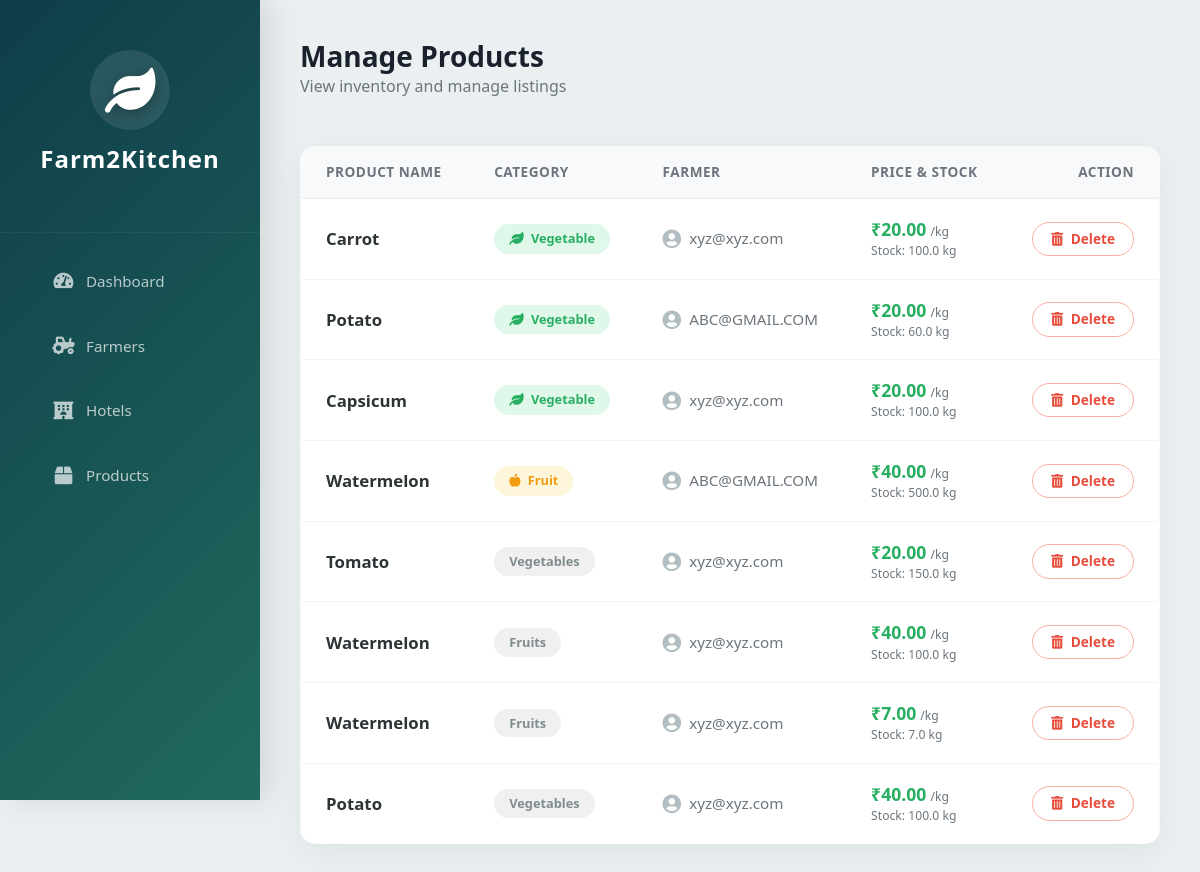
/dashboard/, run on the app's committed database.
### pages/models.py (models this page shows, shortened)
class Product(models.Model):
    CATEGORY_CHOICES = (('Veg', 'Vegetables'), ('Fruit', 'Fruits'), ('Grain', 'Grains'), ('Dairy', 'Dairy'))
    farmer = models.ForeignKey(User, on_delete=models.CASCADE, related_name='products', default="True")
    name = models.CharField(max_length=100)
    category = models.CharField(max_length=50, choices=CATEGORY_CHOICES, default='')
    price_per_kg = models.DecimalField(max_digits=10, decimal_places=2, default=0.00)
    quantity_available = models.FloatField(default=0.0) # in kg
    is_active = models.BooleanField(default=True) # Admin can hide product

### pages/views.py (the view)
# urls.py: path('dashboard/', dashboard_view, name='dashboard'),
def dashboard_view(request):
    products_list = Product.objects.all()
    context = {
        "products": products_list,
    }
    return render(request, "pages/manage_products.html", context)

### pages/templates/pages/manage_products.html (shortened to what this page needs)
<!DOCTYPE html>
<html lang="en">
<head>
    <link rel="stylesheet" href="https://stackpath.bootstrapcdn.com/bootstrap/4.5.2/css/bootstrap.min.css">
    <link rel="stylesheet" href="https://cdnjs.cloudflare.com/ajax/libs/font-awesome/5.15.4/css/all.min.css">
</head>
<body>
    <div class="sidebar">
        <div class="brand-logo">
            <div class="logo-icon"><i class="fas fa-leaf"></i></div>
            <h4 style="font-weight: 700; letter-spacing: 1px;">Farm2Kitchen</h4>
        </div>
        <a href="{% url 'admin_dashboard' %}" class="{% if request.resolver_match.url_name == 'admin_dashboard' %}active{% endif %}">
            <i class="fas fa-tachometer-alt"></i> Dashboard
        </a>
        <a href="{% url 'manage_farmers' %}" class="{% if request.resolver_match.url_name == 'manage_farmers' %}active{% endif %}">
            <i class="fas fa-tractor"></i> Farmers
        </a>
        <a href="{% url 'manage_hotels' %}" class="{% if request.resolver_match.url_name == 'manage_hotels' %}active{% endif %}">
            <i class="fas fa-hotel"></i> Hotels
        </a>
        <a href="{% url 'manage_products' %}" class="{% if request.resolver_match.url_name == 'manage_products' %}active{% endif %}">
            <i class="fas fa-box"></i> Products
        </a>
    </div>
    <div class="main-content">
        <div class="d-flex justify-content-between align-items-center mb-5">
            <div>
                <h3 style="font-weight: 800; color: #1a202c; margin:0;">Manage Products</h3>
                <p class="text-muted m-0">View inventory and manage listings</p>
            </div>
        </div>
        <div class="table-container">
            <table class="table table-hover mb-0">
                <thead>
                    <tr>
                        <th>Product Name</th>
                        <th>Category</th>
                        <th>Farmer</th>
                        <th>Price & Stock</th>
                        <th class="text-right">Action</th>
                    </tr>
                </thead>
                <tbody>
                    {% for product in products %}
                    <tr>
                        <td>
                            <strong style="font-size: 1.05rem; color: #2d3436;">{{ product.name }}</strong>
                        </td>
                        <td>
                            {% if product.category == 'Veg' %}
                                <span class="badge badge-pill badge-soft-success"><i class="fas fa-leaf mr-1"></i> Vegetable</span>
                            {% elif product.category == 'Fruit' %}
                                <span class="badge badge-pill badge-soft-warning"><i class="fas fa-apple-alt mr-1"></i> Fruit</span>
                            {% elif product.category == 'Dairy' %}
                                <span class="badge badge-pill badge-soft-info"><i class="fas fa-cheese mr-1"></i> Dairy</span>
                            {% else %}
                                <span class="badge badge-pill badge-soft-secondary">{{ product.category }}</span>
                            {% endif %}
                        </td>
                        <td>
                            <div class="d-flex align-items-center text-muted">
                                <i class="fas fa-user-circle mr-2" style="font-size: 1.2rem; color: #b2bec3;"></i>
                                {{ product.farmer.username }}
                            </div>
                        </td>
                        <td>
                            <div style="line-height: 1.2;">
                                <strong style="color: #27ae60; font-size: 1.1rem;">₹{{ product.price_per_kg }}</strong> <small class="text-muted">/kg</small><br>
                                <small class="text-secondary">Stock: {{ product.quantity_available }} kg</small>
                            </div>
                        </td>
                        <td class="text-right">
                            <a href="{% url 'delete_product' product.id %}"
                               class="btn btn-delete"
                               onclick="return confirm('Remove this product listing?');">
                                <i class="fas fa-trash-alt mr-1"></i> Delete
                            </a>
                        </td>
                    </tr>
                    {% empty %}
                    <tr><td colspan="5" class="text-center py-5 text-muted">No products listing found.</td></tr>
                    {% endfor %}
                </tbody>
            </table>
        </div>
    </div>
</body>
</html>

### pages/templates/pages/manage_products.html (style rules this page uses)
:root { --primary-green: #2ecc71; --sidebar-width: 260px; --sidebar-gradient: linear-gradient(135deg, #0f3d4a 0%, #206a5d 100%); --bg-light: #eaeff1; --card-radius: 20px; --btn-radius: 50px; }
body { background-color: var(--bg-light); font-family: 'Segoe UI', Roboto, sans-serif; color: #444; overflow-x: hidden; }
.sidebar { height: 100vh; width: var(--sidebar-width); position: fixed; top: 0; left: 0; background: var(--sidebar-gradient); color: white; box-shadow: 10px 0 30px rgba(0,0,0,0.1); z-index: 1000; padding-top: 20px; }
.brand-logo { text-align: center; padding: 30px 20px 50px 20px; border-bottom: 1px solid rgba(255,255,255,0.05); margin-bottom: 20px; }
.logo-icon { font-size: 45px; color: #fff; margin-bottom: 10px; text-shadow: 0 4px 15px rgba(0,0,0,0.3); background: rgba(255,255,255,0.1); width: 80px; height: 80px; line-height: 80px; border-radius: 50%; margin: 0 auto 15px auto; backdrop-filter: blur(5px); }
.sidebar a { padding: 16px 30px; display: flex; align-items: center; color: rgba(255,255,255,0.7); text-decoration: none; transition: all 0.3s cubic-bezier(0.25, 0.8, 0.25, 1); margin: 8px 20px; border-radius: var(--btn-radius); font-size: 0.95rem; font-weight: 500; border: 1px solid transparent; }
.sidebar a i { width: 25px; text-align: center; margin-right: 10px; font-size: 1.1rem; }
.main-content { margin-left: var(--sidebar-width); padding: 40px; }
.table-container { background: white; padding: 0; border-radius: 15px; box-shadow: 0 10px 30px rgba(0,0,0,0.05); overflow: hidden; border: 1px solid rgba(0,0,0,0.02); }
.table thead th { border-top: none; border-bottom: 2px solid #f0f0f0; background-color: #f8f9fa; color: #6c757d; font-weight: 700; text-transform: uppercase; font-size: 0.85rem; letter-spacing: 0.5px; padding: 15px 25px; }
.table tbody td { vertical-align: middle; padding: 20px 25px; color: #444; border-top: 1px solid #f4f4f4; font-size: 0.95rem; }
.table-hover tbody tr { transition: background-color 0.2s, transform 0.2s; }
.badge-pill { padding: 8px 15px; font-weight: 600; font-size: 0.8rem; }
.badge-soft-success { background-color: rgba(46, 204, 113, 0.15); color: #27ae60; }
.badge-soft-warning { background-color: rgba(241, 196, 15, 0.15); color: #f39c12; }
.badge-soft-secondary { background-color: #f0f0f0; color: #7f8c8d; }
.btn-delete { background: #fff; color: #e74c3c; border: 1px solid #fab1a0; padding: 6px 18px; border-radius: var(--btn-radius); font-size: 0.85rem; font-weight: 600; transition: all 0.3s; }

### data on the page
Product: name "Carrot", category "Veg" (drawn), farmer.username "xyz@xyz.com", price_per_kg "20.00", quantity_available "100.0"
Product: name "Potato", category "Veg" (drawn), farmer.username "ABC@GMAIL.COM", price_per_kg "20.00", quantity_available "60.0"
Product: name "Capsicum", category "Veg" (drawn), farmer.username "xyz@xyz.com", price_per_kg "20.00", quantity_available "100.0"
Product: name "Watermelon", category "Fruit" (drawn), farmer.username "ABC@GMAIL.COM", price_per_kg "40.00", quantity_available "500.0"
Product: name "Tomato", category "Vegetables", farmer.username "xyz@xyz.com", price_per_kg "20.00", quantity_available "150.0"
Product: name "Watermelon", category "Fruits", farmer.username "xyz@xyz.com", price_per_kg "40.00", quantity_available "100.0"
Product: name "Watermelon", category "Fruits", farmer.username "xyz@xyz.com", price_per_kg "7.00", quantity_available "7.0"
Product: name "Potato", category "Vegetables", farmer.username "xyz@xyz.com", price_per_kg "40.00", quantity_available "100.0"
